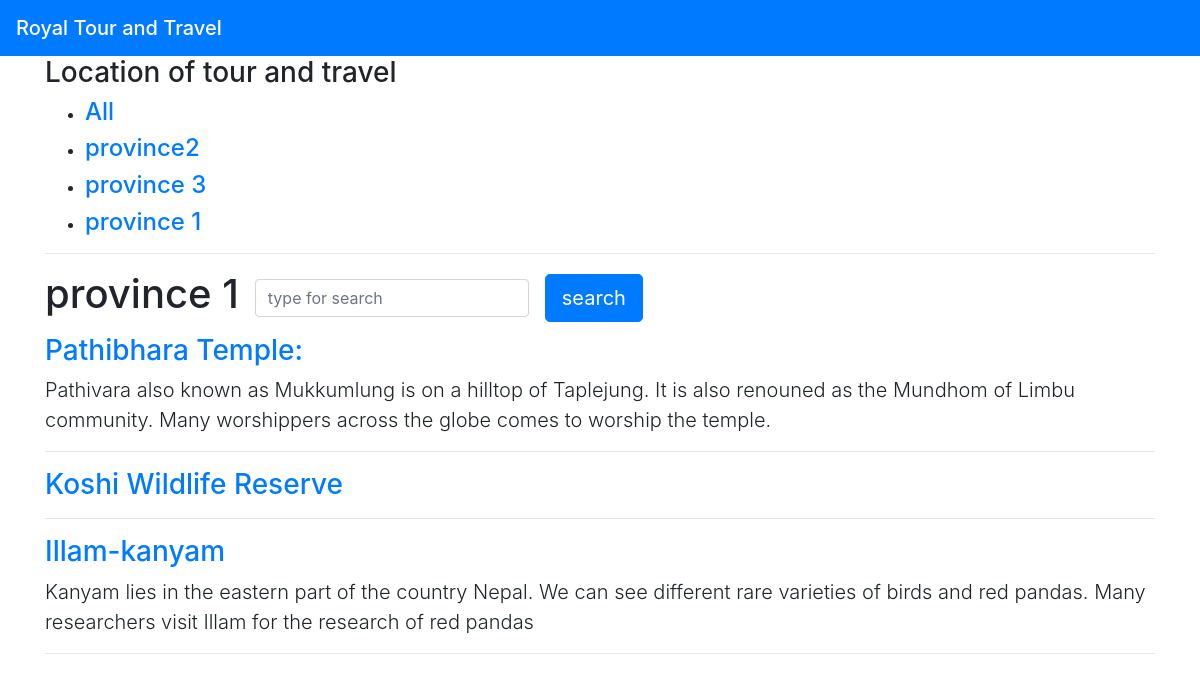
Page /story/province_no_1 on the committed database.
### story/models.py (models this page shows, shortened)
class Category(models.Model):
    name=models.CharField(max_length=150,db_index=True)
    slug=models.SlugField(unique=True)
    class Meta:
        ordering=('-name',)
    def get_absolute_url(self):
        return reverse('story:story_by_category', args=[self.slug])

class Story(models.Model):
    category=models.ForeignKey(Category,on_delete=models.CASCADE)
    title=models.CharField(max_length=200)
    body=models.TextField(db_index=True)
    footer=models.TextField(blank=True)
    publish=models.DateTimeField(auto_now_add=True)
    class Meta:
        ordering=('-title',)
    def get_absolute_url(self):
       return reverse('story:story_detail',args=[self.id,])

### story/views.py (the view)
# urls.py: path('', views.story_list, name='story_list'),
def story_list(request,category_slug=None):
    category = None
    categories = Category.objects.all()
    story = Story.objects.all()
    if category_slug:
        category = get_object_or_404(Category,slug=category_slug)
        story = story.filter(category=category)
    return render(request, 'story_list.html', {'categories':categories,
                                              'category':category,
                                              'story':story,
                                              })

### story/templates/story_list.html (shortened to what this page needs)
<!DOCTYPE html>
<html lang="en">
<head>
    <link rel="stylesheet" href="https://stackpath.bootstrapcdn.com/bootstrap/4.5.0/css/bootstrap.min.css">
</head>
<body>
    <nav class="navbar navbar-dark bg-primary">
        <span class="navbar-brand mb-0 h1 ">Royal Tour and Travel</span>
      </nav>
<div class="container">
<div class="" id="sidebar">
<h3>Location of tour and travel</h3>
    <ul>
        <li>
        <h4> <a href="{% url "story:story_list" %}">All</a></h4>
        </li>
    {% for c in categories %}
        <li>
       <h4> <a href="{{ c.get_absolute_url }}">{{ c.name }}</a></h4>
        </li>
    {% endfor %}
    </ul>
</div>
<hr>
<div>
    <form action="{% url 'story:search' %}" class="form-inline" method="get">
        <div class="form-group mb-2">
            <h1>{% if category %}{{ category.name }}{% else %} Location {% endif %}</h1>
        </div>
        <div class="form-group mx-sm-3 mb-2">
        <input name="search" type="" class="form-control" id="" placeholder="type for search">
        </div>
      <button type="submit" class="btn btn-primary btn-lg mb-2">search</button>
    </form>
    <main id='story'>
    {% for x in story %}
     <h3> <a href="{{ x.get_absolute_url }}">{{x.title}}</a></h3>
     <p class="lead">{{x.footer}}</p>
     <hr>
    {% endfor %}
    </main>
</div>
</div>
</body>
</html>

### rows in the picture
Category: name "province2"
Category: name "province 3"
Category: name "province 1"
Story: title "Pathibhara Temple:", footer "Pathivara also known as Mukkumlung is on a hilltop of Taplejung. It is also renouned as the Mundhom of Limbu community. Many worshippers across the globe comes to worship the temple."
Story: title "Koshi Wildlife Reserve"
Story: title "Illam-kanyam", footer "Kanyam lies in the eastern part of the country Nepal. We can see different rare varieties of birds and red pandas. Many researchers visit Illam for the research of red pandas"
